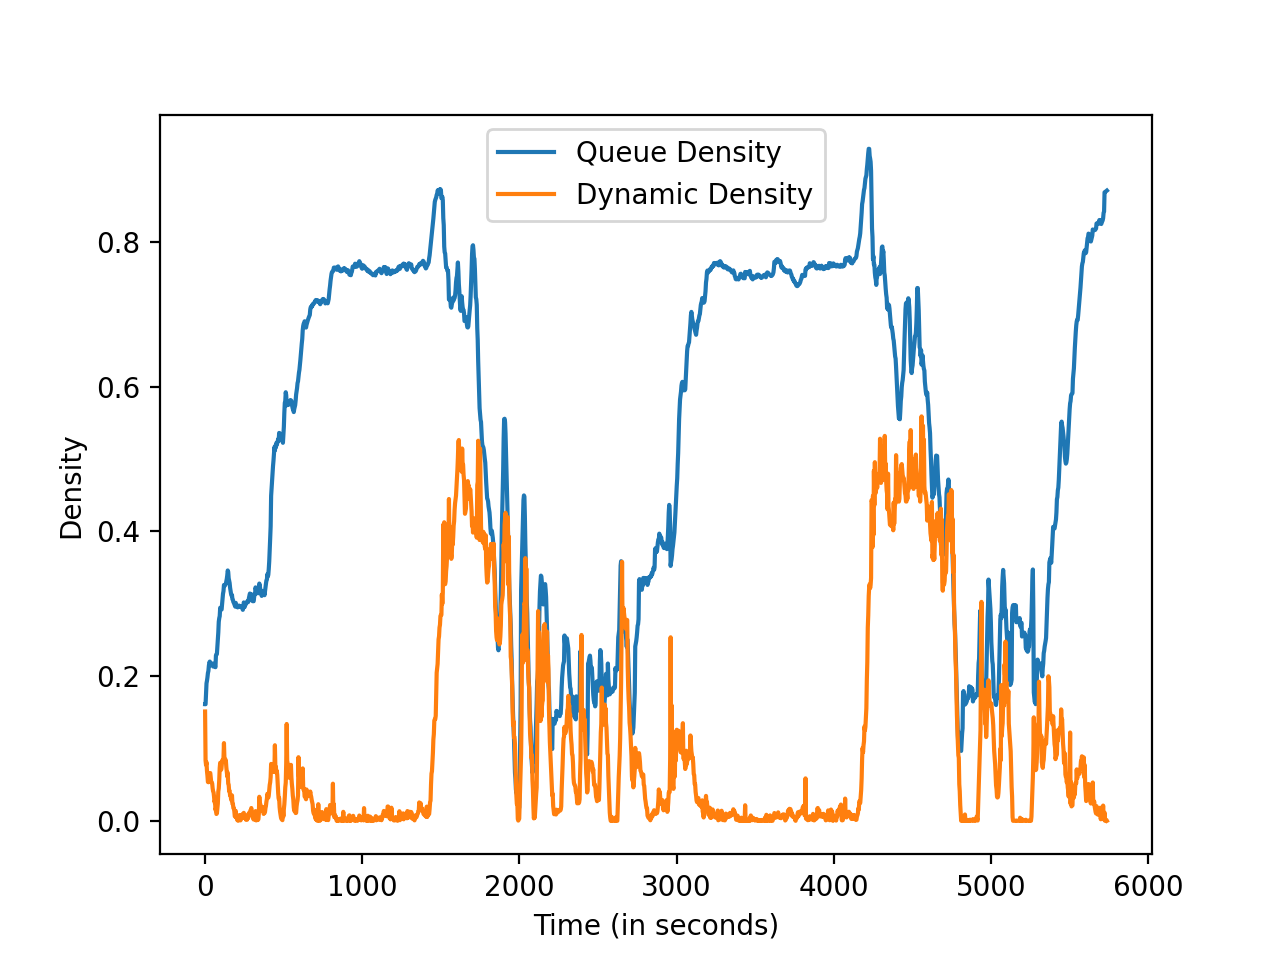

Recreate this plot in Python.
import matplotlib.pyplot as plt

def main():
	file1 = open("queue_density.txt")
	file2 = open("dynamic_density.txt")
	file3 = open("frame_num.txt")
	queue = (file1.read()).split(",")[:-1]
	queue = [float(x) for x in queue]
	dyna = (file2.read()).split(",")[:-1]
	dyna = [float(x) for x in dyna]
	frames = (file3.read()).split(",")[:-1]
	frames = [int(x) for x in frames]
	frames = [x/15 for x in frames]
	plt.figure()
	plt.xlabel("Time (in seconds)")
	plt.ylabel("Density")
	plt.plot(frames,queue,label="Queue Density")
	plt.plot(frames,dyna,label="Dynamic Density")
	plt.legend()
	plt.savefig("plot.png",dpi=200)
	plt.show()
if __name__=="__main__":
	main()
